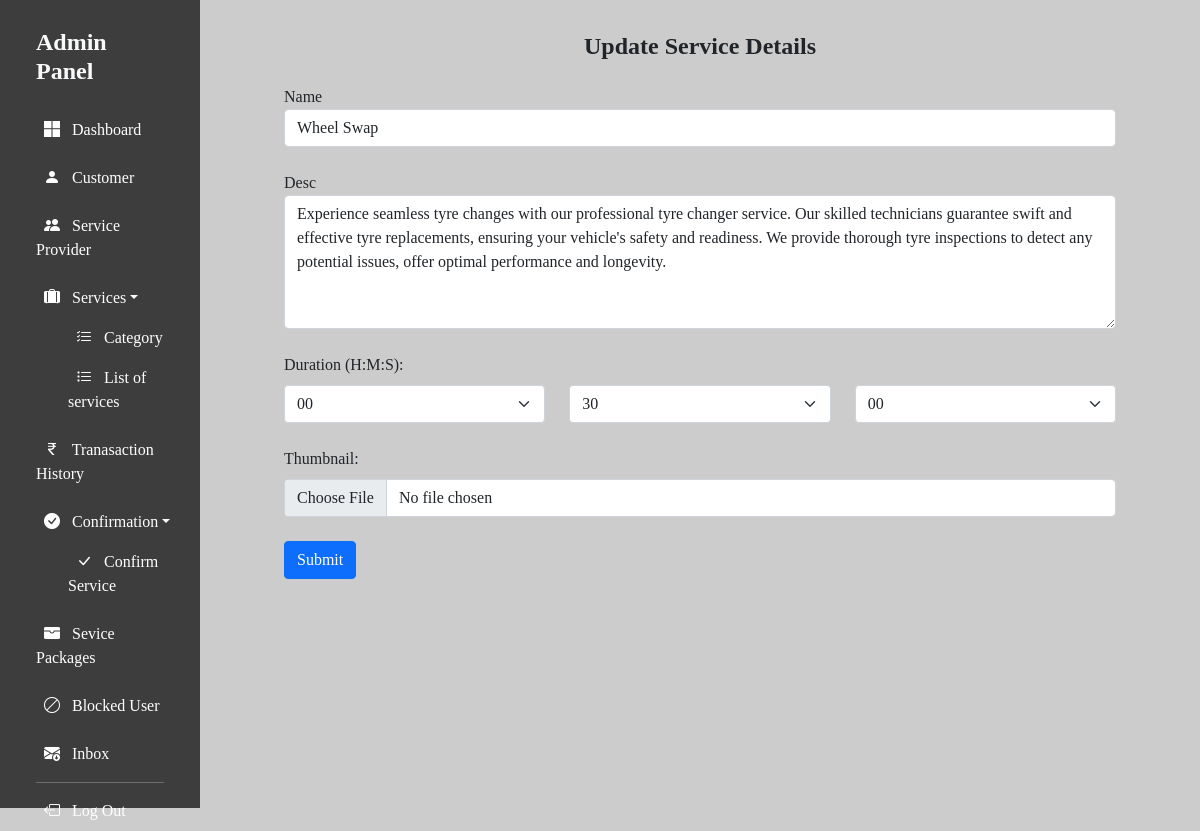
/SuperAdmin/component/edit_service.php?id=7 (signed in), run on the app's committed database.
### tables this page shows
CREATE TABLE `services` (
  `service_id` int(11) NOT NULL,
  `s_name` varchar(255) NOT NULL,
  `s_desc` longtext NOT NULL,
  `cat_id` int(11) NOT NULL,
  `s_duration` time NOT NULL,
  `sp_id` int(11) NOT NULL,
  `picture` longblob NOT NULL,
  `s_status` varchar(10) NOT NULL
);

### SuperAdmin/component/edit_service.php (the view, shortened to what this page needs)
<!DOCTYPE html>
<html lang="en">
<head>
    <?php include_once "../includes/header.php"; ?>
</head>
<body style="background-color:rgba(128, 128, 128, 0.4)" class="container-fluid">
<div class="row">
    <?php include_once "../includes/sidenav.php"; ?>
    <div class="col-md-10">
    <?php
    require_once "..\Database\db_connection.php";
    $id = $_GET['id'];
    $qry = "SELECT * FROM services WHERE service_id = $id";
    $res = $conn->query($qry);
    $row = $res->fetch_assoc();
    ?>
  <div class="container-fluid" data-aos="fade-in">
  <div class="p-2 p-md-4">
    <form class="container-fluid" action="../operation/service_update.php" method="post">
    <div>
        <h4 class="text-center fw-bold mt-2 mb-4">Update Service Details</h4>
    </div>
    <div class="form-group mb-4">
        <label for="exampleInputEmail1">Name</label>
        <input type="text" class="form-control" name="sname" value="<?php echo $row['s_name']; ?>">
    </div>
    <div class="form-group mb-4">
        <label for="exampleInputEmail1">Desc</label>
        <textarea class="form-control" name="sdesc" id="" cols="30" rows="5"><?php echo $row['s_desc']; ?></textarea>
    </div>
    <div class="mb-4">
        <label for="s_duration" class="form-label">Duration (H:M:S):</label>
        <?php
            $arr = explode(':', $row['s_duration']);
        ?>
        <div class="row">
            <div class="col">
                <select class="form-select" name="hours" required>
                    <option value="<?php echo $arr[0] ?>"><?php echo $arr[0] ?></option>
                    <?php
                    for ($i = 0; $i < 24; $i++) {
                        printf('<option value="%02d">%02d</option>', $i, $i);
                    }
                    ?>
                </select>
            </div>
            <div class="col">
                <select class="form-select" name="minutes" required>
                    <option value="<?php echo $arr[0] ?>"><?php echo $arr[1] ?></option>
                    <?php
                    for ($i = 0; $i < 60; $i++) {
                        printf('<option value="%02d">%02d</option>', $i, $i);
                    }
                    ?>
                </select>
            </div>
            <div class="col">
                <select class="form-select" name="seconds" required>
                    <option value="<?php echo $arr[0] ?>"><?php echo $arr[2] ?></option>
                    <?php
                    for ($i = 0; $i < 60; $i++) {
                        printf('<option value="%02d">%02d</option>', $i, $i);
                    }
                    ?>
                </select>
            </div>
        </div>
    </div>
    <div class="mb-3">
        <label for="thumbnail" class="form-label">Thumbnail:</label>
        <input type="file" name="picture" class="form-control" value="<?php echo $row['picture']; ?>" id="thumbnail" accept="image/*" required>
    </div>
    <button type="submit" class="btn btn-primary mt-2" name="sub">Submit</button>
    </form>
 </div>
</div>
</div>
</div>
</body>
</html>

### SuperAdmin/assets/css/nav.css (style rules this page uses)
* { font-family: Cambria, Cochin, Georgia, Times, 'Times New Roman', serif; }

### SuperAdmin/includes/header.php (style rules this page uses)
body { overflow-y: hidden; }

### data on the page
services: sname "Wheel Swap", sdesc "Experience seamless tyre changes with our professional tyre changer service. Our skilled technicians guarantee swift and effective tyre replacements, ensuring your vehicle's safety and readiness. We provide thorough tyre inspections to detect any potential issues, offer optimal performance and longevity.", hours "00", minutes "30", seconds "00"
